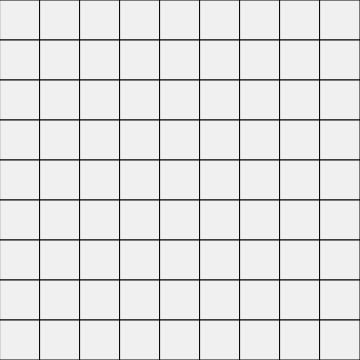
Frame 1 (no input)
Frame 60 (no input): identical to frame 1, image omitted
Frame 120 (the mouse pressed at the canvas centre since frame 60): identical to frame 1, image omitted

The p5.js sketch that drew this single still picture (run headless with seeded random() and noise() and a simulated clock; from frame 60 on, the mouse is pressed at the canvas centre):

// p5.js sketch
// ── sketch.js
var w = 40;
var gameWidth = 9;
var gameHeight = 9;
var mines = 10;
var board = [];
var over = false;

var started = false;

function setup() {
  createCanvas(gameWidth * w, gameHeight * w);

  for (let j = 0; j < gameHeight; j++) {
    for (let i = 0; i < gameWidth; i++) {
      board.push(new Cell(i, j));
    }
  }
}

function draw() {
  for (let i = 0; i < board.length; i++) {
    board[i].show();
  }

  if (over) {
    fill(255, 0, 0, 255);
    textAlign(CENTER, CENTER);
    textSize(height / 8);
    text("Game Over!", width / 2, height / 2);

    for (let i = 0; i < board.length; i++) {
      board[i].endGame();
    }
  }
}

function generateMines(xx, yy) {
  for (let left = mines; left > 0; left--) {
    var COI = board[floor(random(0, board.length))];
    if (COI.mine || board[index(xx, yy)] == COI)
      left++;
    else
      COI.mine = true;
  }
}

function gameover() {
  noLoop();
  over = true;
}

function keyTyped() {
  if (key === 'f') {
    let x = floor(mouseX / w)
    let y = floor(mouseY / w)

    board[index(x, y)].flag = !board[index(x, y)].flag;
  }
}

function mouseClicked(event) {
  let x = floor(mouseX / w)
  let y = floor(mouseY / w)

  if (!started && !board[index(x, y)].flag) {
    started = true;
    generateMines(x, y);

    for (let i = 0; i < board.length; i++) {
      board[i].calculateNeighbors();
    }
  }

  if (!board[index(x, y)].mine) {
    if (!board[index(x, y)].flag) {
      board[index(x, y)].hidden = false;
      board[index(x, y)].auto();
    }
  } else {
    gameover();
  }
}

function index(i, j) {
  if (i < 0 || j < 0 || i > gameWidth - 1 || j > gameHeight - 1)
    return -1;

  return i + j * gameWidth;
}


class Cell {
  constructor(i, j) {
    this.i = i;
    this.j = j;
    this.mine = false;
    this.hidden = true;
    this.flag = false;
    this.nearby = 0;

    this.show = function () {
      let x = i * w;
      let y = j * w;

      stroke(0);
      if (this.hidden) {
        fill(240);
        rect(x, y, w, w);
        if (this.flag) {
          fill(0, 0, 255, 100);
          rect(x, y, w, w);
        }
      } else {
        fill(190);
        rect(x, y, w, w);

        if (this.nearby != 0) {
          fill(0);
          textAlign(CENTER, CENTER);
          textSize(w);
          text(this.nearby, x + w/2, y + w/2 + 3);
        }
      }
    };

    this.calculateNeighbors = function() {
      for (let x = -1; x <= 1; x++) {
        for (let y = -1; y <= 1; y++) {
          var near = board[index(this.i + x, this.j + y)];
          if (near && near.mine) {
            this.nearby++;
          }
        }
      }
    }

    this.endGame = function() {
      let x = i * w;
      let y = j * w;

      if (this.mine) {
        fill(255, 0, 0, 100);
        rect(x, y, w, w);
      }
    }

    this.auto = function() {
      var ct = 0;
      for (let x = -1; x <= 1; x++) {
        for (let y = -1; y <= 1; y++) {
          var near = board[index(this.i + x, this.j + y)];
          if (near && near.mine) {
            ct++;
          }
        }
      }

      if (ct == 0) {
        for (let x = -1; x <= 1; x++) {
          for (let y = -1; y <= 1; y++) {
            var near = board[index(this.i + x, this.j + y)];
            if (near) near.hidden = false;
          }
        }
      }
    }
  }
}
